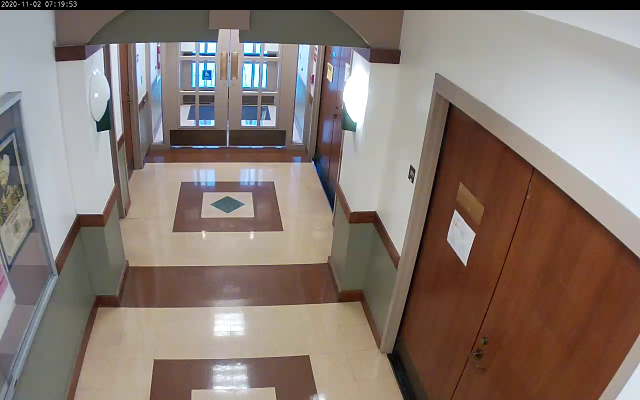
#> input picture Occupancy Calculation/Sample Files/intial_frame.png, 1280 x 800 px, given in place of vlc-record-2021-10-19-16h33m12s-06h09m54s.avi-.mp4, which was not available (shown at 1/2 size)
$ jupyter execute --allow-errors 'TB Map Sample.ipynb'   (shell and % lines are left out)   (text cells are left out)
#> lines starting #> are read from the running program, lines starting #| are printed output that depends on the picture; pictures that were not available may be replaced by others from this repository, and a replacement may not be noted
[cell 1]
import matplotlib.pyplot as plt
import numpy as np
import scipy as sp
import imageio
import matplotlib.pyplot as plt
import os
import glob
import skimage.morphology
import imageio
import matplotlib.image as mpimg
import cv2
from timeit import default_timer as timer
import skimage.io
import tabloo
import pandasgui

[cell 2]
from pandasgui import show

[cell 3]
# [24 lines left out: function create_skewed_image, not called in this run]

[cell 4]
# [11 lines left out: functions warp_calibrated_coord, warp_skewed_coord, not called in this run]

def calibrate_image(image, box):

    x = box[3][0]-box[0][0]
    y = box[3][1]-box[0][1]
    diff_angle = np.tan(y/x)
    height, width = image.shape[:2]
    x_center = box[0][0]+(box[3][0]-box[0][0])/2
    y_center = box[0][1]+(box[2][1]-box[0][1])/2
    center = (x_center, y_center)

    deg = np.rad2deg(diff_angle)
    M = cv2.getRotationMatrix2D( center = center,angle =  deg,scale = 1 )
    rotated = cv2.warpAffine(image, M, dsize=(width,height))
    return rotated,M

[cell 5]
color = (0, 0, 255)
thickness = 2

plt.figure(figsize=(20,12))
intial_frame_se = cv2.imread(r'F:\Thomas and Brown Data\intial_frames\intial_frame_se.png')
intial_frame_se_2 = cv2.imread(r'C:\Users\P Dog\Downloads\intial_frame_se_cap_2.png')
print(np.shape(intial_frame_se))
# [4 lines of commented-out code are left out]

p1_se = (300, 300)
p2_se = (150, 799)
p3_se = (800,799)
p4_se = (608, 298)

intial_frame_se = cv2.line(intial_frame_se, p1_se, p2_se, color, thickness)
intial_frame_se = cv2.line(intial_frame_se, p1_se, p4_se, color, thickness)
intial_frame_se = cv2.line(intial_frame_se, p3_se, p4_se, color, thickness)


box_se = [p1_se,p2_se,p3_se,p4_se]
#> (the rest of this cell did not finish here and is left out)

[cell 6]
color = (0, 0, 255)
thickness = 2

plt.figure(figsize=(20,12))
intial_frame_se = cv2.imread(r'F:\Thomas and Brown Data\intial_frames\intial_frame_se.png')
print(np.shape(intial_frame_se))
#> further down, init_frame_SE is the input picture: shape (800, 1280, 3); mean B, G, R 114.1, 121.5, 134.9
# [4 lines of commented-out code are left out]

p1_se = (300, 300)
p2_se = (150, 799)
p3_se = (800,799)
p4_se = (608, 298)

intial_frame_se = cv2.line(intial_frame_se, p1_se, p2_se, color, thickness)
intial_frame_se = cv2.line(intial_frame_se, p1_se, p4_se, color, thickness)
intial_frame_se = cv2.line(intial_frame_se, p3_se, p4_se, color, thickness)


box_se = [p1_se,p2_se,p3_se,p4_se]
#> (the rest of this cell did not finish here and is left out)

[cell 7]
csv_file_name = r'C:\Users\P Dog\Downloads\two_subjects.csv'
print(csv_file_name)

[cell 8]
# [4 lines left out: function translate_coord, not called in this run]

[cell 9]
import csv
import pandas as pd
import datetime
# def get_max_detections(csv_list):

def interpret_csv_data(file_path):
    detection_mat = []
    max_in_frame = 0
    with open(file_path, newline='') as csvfile:
        det_row = []
        reader = csv.reader(csvfile)

        for row in reader:


            if len(row)>max_in_frame:
                max_in_frame = len(row)
            if len(row)>1:
                det_row = [(row[0])]

                for i in range(1,len(row)):
                    split = row[i].split(',')
                    c1 = ''
                    c2 = ''
                    for val in split[0]:
                        if val.isdigit():
                            c1+=val
                    c1 = int(c1)
                    for val in split[1]:
                        if val.isdigit():
                            c2 += val
                    c2 =int(c2)
                    det_row+=[(c1,c2)]
            else:
                det_row = [(row[0])]


            detection_mat += [det_row]

        return detection_mat,max_in_frame
#> (the rest of this cell did not finish here and is left out)

[cell 10]
# [6 lines of commented-out code are left out]

[cell 11]
def godd_anex_exit_composite(init_frame_SE,init_frame_NW,init_frame_SW):

    scale_percent = 80 # percent of original size
    width = int(init_frame_SW.shape[1] * scale_percent / 100)
#> width = 1024
    height = int(init_frame_SW.shape[0] * scale_percent / 100)
#> height = 640
    dim = (width, height)
#> dim = (1024, 640)

    # resize image
    resized_sw = cv2.resize(init_frame_SW, dim, interpolation = cv2.INTER_AREA)
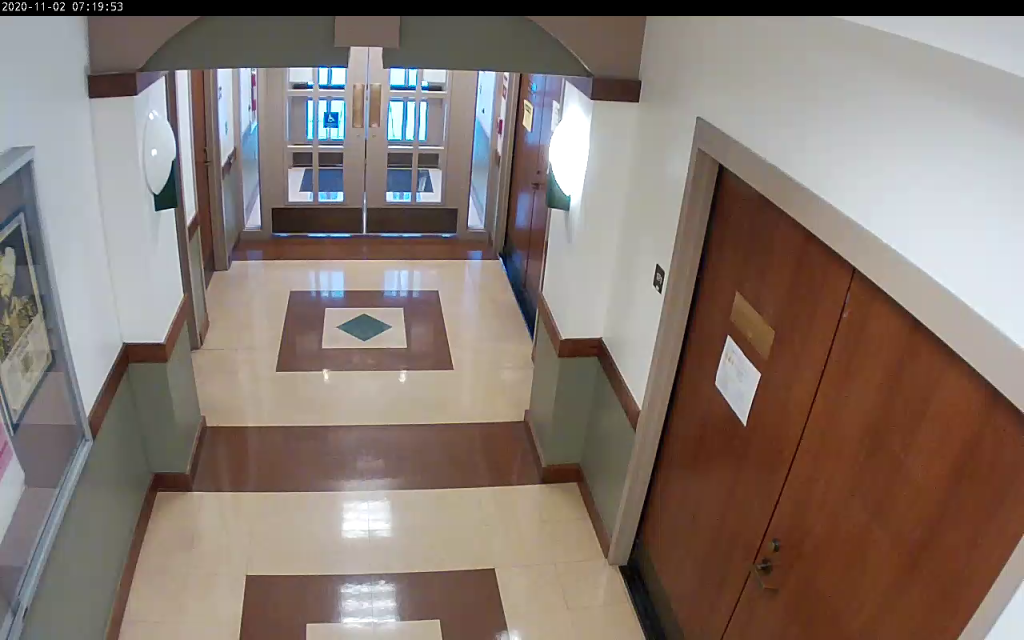
#> resized_sw: shape (640, 1024, 3); mean B, G, R 114.1, 121.5, 134.9
    resized_se = cv2.resize(init_frame_SE, dim, interpolation = cv2.INTER_AREA)

    stacked_feed = np.zeros((np.shape(init_frame_NW)[0],np.shape(init_frame_NW)[1]+np.shape(resized_sw)[1],3)).astype(np.uint8)
    stacked_feed[0:np.shape(init_frame_NW)[0],0:np.shape(init_frame_NW)[1]]=init_frame_NW.astype(np.uint8)
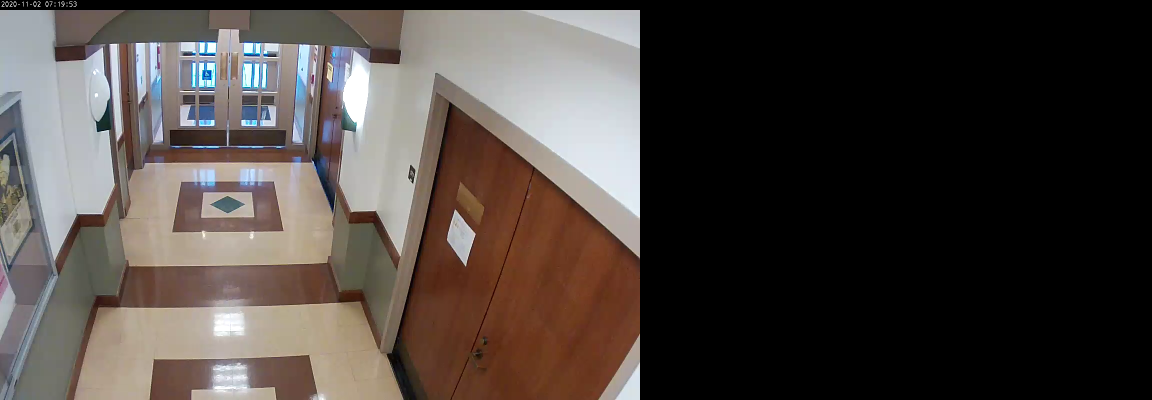
#> stacked_feed: shape (800, 2304, 3) (shown at 1/2 size); mean B, G, R 63.4, 67.5, 74.9
    stacked_feed[0:np.shape(resized_sw)[0],np.shape(init_frame_NW)[1]:np.shape(stacked_feed)[1]]=resized_sw.astype(np.uint8)
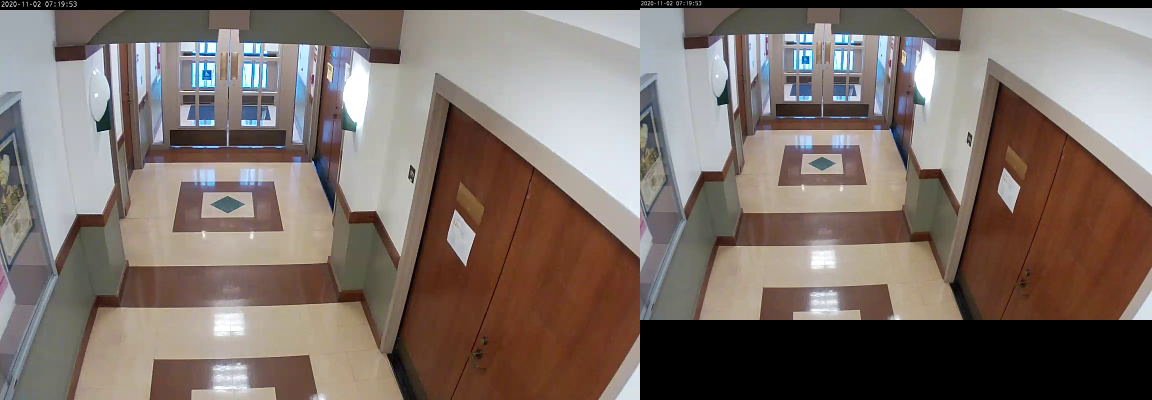
#> stacked_feed: shape (800, 2304, 3) (shown at 1/2 size); mean B, G, R 103.9, 110.7, 122.9
    stacked_feed[np.shape(resized_sw)[0]:np.shape(stacked_feed)[0],np.shape(init_frame_NW)[1]:np.shape(stacked_feed)[1]]=resized_se.astype(np.uint8)

    return stacked_feed

cap_se = cv2.VideoCapture(r'C:\Users\P Dog\Videos\vlc-record-2021-10-19-16h33m12s-06h09m54s.avi-.mp4')
cap_nw = cv2.VideoCapture(r'F:\Thomas and Brown Data\Goddard Annex N Exit 11_2_2020 4 05 00 AM.avi')
cap_sw = cv2.VideoCapture(r'F:\Thomas and Brown Data\Goddard Annex SW Exit 11_2_2020 4 05 00 AM.avi')
ret, init_frame_SE = cap_se.read()
ret, init_frame_NW = cap_nw.read()
ret, init_frame_SW = cap_sw.read()
#> (the rest of this cell did not finish here and is left out)

[cell 12]
# [5 lines left out: function calculate_distance, not called in this run]

[cell 13]
def generate_sloped_bound(p1,slope_start,slope_end):
    pass

[cell 14]
print((True and False and True))

[cell 15]
from shapely.geometry import Polygon
from shapely.geometry import Point

[cell 16]
sample = np.zeros((100,100,3))
p1 = (20,20)
p2 = (80,25)
p3 = (40,80)
p4 = (20,80)
coord = (25,30)
poly = [[p1,p2,p3,p4]]

cv2.circle(sample, coord, 2, (0, 0,1), 2)
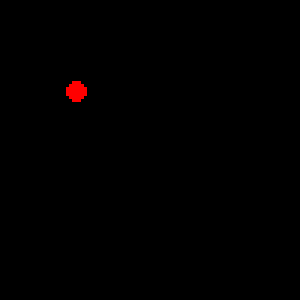
#> sample: shape (100, 100, 3) float64 (shown 3 times larger); mean of channels 0, 1, 2 0, 0, 0.0037; drawn as B, G, R
cv2.line(sample, p1, p2, (0,0,255), thickness)
cv2.line(sample, p2, p3, (0,0,255), thickness)
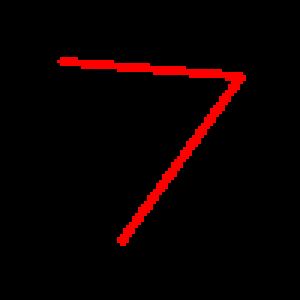
#> sample: shape (100, 100, 3) float64 (shown 3 times larger); mean of channels 0, 1, 2 0, 0, 10.3; drawn as B, G, R
cv2.line(sample, p3, p4, (0,0,255), thickness)
cv2.line(sample, p4, p1, (0,0,255), thickness)
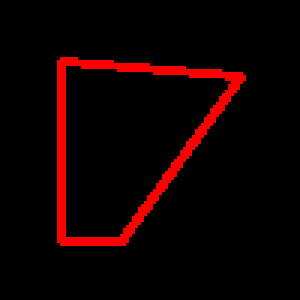
#> sample: shape (100, 100, 3) float64 (shown 3 times larger); mean of channels 0, 1, 2 0, 0, 16.2; drawn as B, G, R
plt.imshow(sample)

def poly_bound(coord, regions):
#> called with coord = (25, 30)
    coord = Point(coord)
    for region in regions:
        poly = Polygon(region)
        if poly.contains(coord):
            return True

    return False

print(poly_bound(coord,poly))
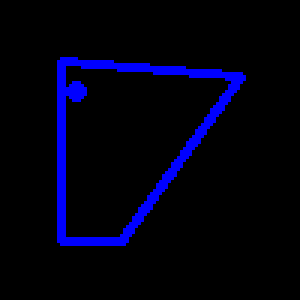
#> shown: shape (100, 100, 3) float64 (shown 3 times larger); mean R, G, B 0, 0, 0.0672

[cell 17]
import pandas as pd
def write_out_data(data, filename):
    print(file_name)
    data.to_csv(filename+' Data.csv',encoding='utf-8',index = False)

[cell 18]
class People:

    # [15 lines left out: function __init__, not called in this run]

    def add_exits(self,bound_coords,name):
        self.exits[name]=bound_coords

    def add_hallway(self,bound_coords,name):
        self.hallway[name]=bound_coords

    # [12 lines left out: functions add_person, delete_person, not called in this run]


    def add_coord_to_person(self, person_num, coords):
        people.person[person_num] = np.append(people.person[person_num],coords)
#         self.calc_total()

    def reset_person(self,person_cont):
        self.person[person_cont]= np.array([])


    # [86 lines left out: functions calculate_time_interval, process_position, not called in this run]

    def process_event(self,person_data):
            pass

# [7 lines of commented-out code are left out]


    # [5 lines left out: function calc_total, not called in this run]
#         for keys in self.person.keys():
#             if (len(self.person[keys]) != 0):
#                 self.total+=1


# #             if self.exit == 'room':
# #                 self.delete_person(person_id)

[cell 19]
str(datetime.timedelta(seconds=(53207)))

[cell 20]
class LocationHandler:
    # [6 lines left out: function __init__, not called in this run]


    def tally(self):
        self.global_count = self.ambigious + self.known
        # print('Total:',self.global_count)
        # print('Known:',self.known)
        # print('Ambigious:',self.ambigious)


    # [60 lines left out: function assign_event, not called in this run]

[cell 21]
from IPython.display import display,clear_output, HTML

[cell 22]
#SE Hallway

file_name = r'F:\Goddard Annex Week Final Blurred\Final Data TPR\01 24 22 SE blurred filtered 99 confidence 2'
print(file_name + '.avi')
#> (the rest of this cell did not finish here and is left out)

[cell 23]
# thresh = np.array(['50000','100000','200000'])
tpr_n = np.array([95.37,94.15,89.42])
tpr_sw = np.array([99.93,99.97,99.32])
tpr_se = np.array([98.74,97.81,95.93])
# fig = plt.figure(figsize=(15,10))

plt.figure(figsize=(15,10))

plt.ylim(85, 100)
#> (the rest of this cell did not finish here and is left out)

[cell 24]
cap = cv2.VideoCapture(r'C:\Users\P Dog\Downloads\SW Exit 11.08.2021 Rec 1.avi')


SW_EXIT    = [ [(400, 0),(750,0), (750, 400), (400, 400)]]

SW_OFFICE  = [ [(700,401),(1280,401),(1280,649),(725,649)]  ]

SW_HALLWAY = [ [(0,650),(1280,650),(1280,801),(0,801)]  ]

#Grab first and second frame
ret, intial_frame_sw= cap.read()

cv2.polylines(intial_frame_sw,np.int32([SW_OFFICE]), isClosed=True, color=(0,255,0) , thickness = 2)


cv2.polylines(intial_frame_sw,np.int32([SW_HALLWAY]), isClosed=True, color=(255,0,0) , thickness = 2)
cv2.polylines(intial_frame_sw,np.int32([SW_EXIT]), isClosed=True, color=(0,0,255) , thickness = 2)

plt.figure(figsize=(20,12))

cv2.putText(intial_frame_sw, 'Exit', (405,395), cv2.FONT_HERSHEY_SIMPLEX, 1, (255,0,0), 2)
cv2.putText(intial_frame_sw, 'Hallway', (p1_se[0]+450,p1_se[1]+250), cv2.FONT_HERSHEY_SIMPLEX, .75, (0,255,0), 2)
cv2.putText(intial_frame_sw, 'Hallway', p2_se, cv2.FONT_HERSHEY_SIMPLEX, .75, (0,0,255), 2)

im = plt.imshow(intial_frame_sw)

[cell 25]
#SW Hallway

file_name = r'F:\Goddard Annex Week Final Blurred\Final Data TPR\01 27 22 SW'
print(file_name + '.avi')
#> (the rest of this cell did not finish here and is left out)

[cell 26]
cap = cv2.VideoCapture(r'C:\Users\P Dog\Downloads\12 6 North .avi')


N_EXIT    = [ [(250, 0),(600,0), (600, 400), (250, 400)]]

N_OFFICE  = [ [(601,390),(1280,390),(1280,649),(725,649)] ,
              [(0,390),(249,390),(100,649),(0,649)]  ]

N_HALLWAY = [ [(0,800),(801,800),(1281,1281),(0,1281)]  ]

#Grab first and second frame
ret, intial_frame_sw= cap.read()

cv2.polylines(intial_frame_sw,np.int32([N_OFFICE[0]]), isClosed=True, color=(0,255,0) , thickness = 3)
cv2.polylines(intial_frame_sw,np.int32([N_OFFICE[1]]), isClosed=True, color=(0,255,0) , thickness = 3)
cv2.polylines(intial_frame_sw,np.int32([N_HALLWAY]), isClosed=True, color=(255,0,0) , thickness = 3)
cv2.polylines(intial_frame_sw,np.int32([N_EXIT]), isClosed=True, color=(0,0,255) , thickness = 3)

plt.figure(figsize=(20,12))
cv2.putText(intial_frame_sw, 'Office', (119,650), cv2.FONT_HERSHEY_SIMPLEX, 1.5, (0,255,0), 3)
cv2.putText(intial_frame_sw, 'Exit',  (250, 390), cv2.FONT_HERSHEY_SIMPLEX, 1.5, (0,0,255), 3)
cv2.putText(intial_frame_sw, 'Office', (580,649), cv2.FONT_HERSHEY_SIMPLEX, 1.5, (0,255,0), 3)
cv2.putText(intial_frame_sw, 'Hallway', (0,790), cv2.FONT_HERSHEY_SIMPLEX, 1.5, (255,0,0), 3)

im = plt.imshow(intial_frame_sw)

[cell 27]
file_name = r'F:\Goddard Annex Week Final Blurred\Final Data TPR\01 25 22 N blurred k'
#> (the rest of this cell did not finish here and is left out)

[cell 28]
pd.set_option("display.max_rows", None, "display.max_columns", None)

plt.figure(figsize=(20,15))
#> (the rest of this cell did not finish here and is left out)

[cell 29]
(86400-18000)/900

[cell 30]
import pandas as pd
import datetime
import numpy as np
# [41 lines left out: function create_occupancy_plot, not called in this run]

[cell 31]
plt.figure(figsize=(65,32))
day_array = ['January 24, 2022','January 25, 2022','January 26, 2022','January 27, 2022','January 28, 2022','January 29, 2022','January 30, 2022',]
i =1
#> (the rest of this cell did not finish here and is left out)

[cell 32]
import pandas as pd
import datetime
import numpy as np


def heat_map(day_file):
    godd_map = cv2.imread(r'F:\Thomas and Brown Data\goddard floor plan.png')
    godd_marked = godd_map.copy()
    pd.set_option("display.max_rows", None, "display.max_columns", None)


    circle_scale = 10
    alpha = 0.5 # Transparency factor.
    image_new = godd_map.copy()
    directory = os.listdir(day_file)
    print(directory)
    se_rad_in = 0
    se_rad_out = 0
    sw_rad_in = 0
    sw_rad_out = 0
    n_rad_in = 0
    n_rad_out = 0
    for hallway_event in directory:

        all_events = pd.DataFrame({})
        event = pd.read_csv(day_file + '/' + hallway_event)
        all_events = all_events.append(event)


        all_events = all_events.sort_values(by=['start'])
        all_events = all_events.reset_index(drop = True )


        in_oc = 0
        out_oc = 0
        if len(all_events) == 0:
            row=[0,0,0,0,'Void']
            all_events.loc[0]= row
        for occ in all_events['ambigious']:
            if occ == 1:
                in_oc +=1
            if occ == -1:
                out_oc +=1


        if all_events['location'][0] == 'N':
            n_rad_in = in_oc
            n_rad_out = out_oc
            if in_oc > out_oc:
                cv2.circle(godd_marked, (1065,200), in_oc*circle_scale, (0, 0, 255), -1)
                cv2.circle(godd_marked, (1070,200), out_oc*circle_scale, (255, 0, 0), -1)

            else:
                cv2.circle(godd_marked, (1065,200), out_oc*circle_scale, (255, 0, 0), -1)
                cv2.circle(godd_marked, (1065,200), in_oc*circle_scale, (0, 0, 255), -1)


        if all_events['location'][0] == 'SE':
            se_rad_in = in_oc
            se_rad_out = out_oc
            if in_oc > out_oc:

                cv2.circle(godd_marked, (1505,700), in_oc*circle_scale, (0, 0, 255), -1)
                cv2.circle(godd_marked, (1505,700), out_oc*circle_scale, (255, 0, 0), -1)
            else:
                cv2.circle(godd_marked, (1505,700), out_oc*circle_scale, (255, 0, 0), -1)
                cv2.circle(godd_marked, (1505,700), in_oc*circle_scale, (0, 0, 255), -1)


        if all_events['location'][0] == 'SW':
            sw_rad_in = in_oc
            sw_rad_out = out_oc
            if in_oc > out_oc:
                cv2.circle(godd_marked, (930,700), in_oc*circle_scale, (0, 0, 255), -1)
                cv2.circle(godd_marked, (930,700), out_oc*circle_scale, (255, 0, 0), -1)
            else:
                cv2.circle(godd_marked, (930,700), out_oc*circle_scale, (255, 0, 0), -1)
                cv2.circle(godd_marked, (930,700), in_oc*circle_scale, (0, 0, 255), -1)


    image_new = cv2.addWeighted(godd_marked, alpha, image_new, 1 - alpha, 0)


    rgb_im = image_new.copy()
    rgb_im[:,:,0] = image_new[:,:,2]
    rgb_im[:,:,2] = image_new[:,:,0]
    cv2.putText(rgb_im, 'Key:', (0,20), cv2.FONT_HERSHEY_SIMPLEX, 1, (0,0,0),2)
    cv2.putText(rgb_im, 'Red: Entry', (0,60), cv2.FONT_HERSHEY_SIMPLEX, 1, (255,0,0),2)
    cv2.putText(rgb_im, 'Blue: Exit', (0,100), cv2.FONT_HERSHEY_SIMPLEX, 1, (0,0,255),2)
    cv2.putText(rgb_im, 'In: {}'.format(n_rad_in), (1065,230+np.max([n_rad_out,n_rad_in])*circle_scale), cv2.FONT_HERSHEY_SIMPLEX, 1, (255,0,0),2)
    cv2.putText(rgb_im, 'Out: {}'.format(n_rad_out), (1065,255+np.max([n_rad_out,n_rad_in])*circle_scale),cv2.FONT_HERSHEY_SIMPLEX, 1, (0,0,255),2)
    cv2.putText(rgb_im, 'In: {}'.format(se_rad_in), (1505,720+np.max([se_rad_out,se_rad_in])*circle_scale), cv2.FONT_HERSHEY_SIMPLEX, 1, (255,0,0),2)
    cv2.putText(rgb_im, 'Out: {}'.format(se_rad_out), (1505,745+np.max([se_rad_out,se_rad_in])*circle_scale),cv2.FONT_HERSHEY_SIMPLEX, 1, (0,0,255),2)
    cv2.putText(rgb_im, 'In: {}'.format(sw_rad_in), (930,720+np.max([sw_rad_out,sw_rad_in])*circle_scale), cv2.FONT_HERSHEY_SIMPLEX, 1, (255,0,0),2)
    cv2.putText(rgb_im, 'Out: {}'.format(sw_rad_out), (930,745+np.max([sw_rad_out,sw_rad_in])*circle_scale),cv2.FONT_HERSHEY_SIMPLEX, 1, (0,0,255),2)
    return rgb_im

[cell 33]
day_file = r'F:\Goddard Annex Week Final Blurred\Final Data Output\01 27 22'
plt.figure(figsize=(20,15))
#> (the rest of this cell did not finish here and is left out)

[cell 34]
def create_occupancy_plot_single_day(day_file):

    pd.set_option("display.max_rows", None, "display.max_columns", None)


    all_events = pd.DataFrame({})

    event = pd.read_csv(day_file)
    all_events = all_events.append(event)

    all_events = all_events.sort_values(by=['start'])
    all_events = all_events.reset_index(drop = True )


    x = 0
    if len(all_events) == 0:
        row=[0,0,0,0,'Void']
        all_events.loc[0]= row


    # intial_time = all_events['start'][0]

    y_axis = []
    x_axis = []


    w = (np.where(all_events['ambigious']<=1))

    for j in w[0]:
        event_time = all_events['start'][j]

        x_axis += [str(datetime.timedelta(seconds=event_time))]
        y_axis += [all_events['ambigious'][j]]

    for time in all_events['start']:
        repeated = np.where(time == all_events['start'])[0]

        if len(repeated)>1:
            for index in repeated:
                print(index)
                print(x_axis[index])


    return y_axis, x_axis

[cell 35]
day_file = r'F:\Goddard Annex Week Final Blurred\Final Data Output\01 28 22\01 28 22 N blurred Data.csv'
#> (the rest of this cell did not finish here and is left out)

[cell 36]
import pytesseract
# [9 lines left out: function get_time_stamp, not called in this run]

[cell 37]
cap = cv2.VideoCapture(r'C:\Users\P Dog\Downloads\SE Exit 11.08.2021 Rec 1.avi')


SW_EXIT    = [ [(400, 0),(750,0), (750, 400), (400, 400)]]

SW_OFFICE  = [ [(700,401),(1280,401),(1280,801),(1001,801),(1001,649),(725,649)]  ]

SW_HALLWAY = [ [(0,650),(1000,650),(1000,801),(0,801)]  ]

#Grab first and second frame
ret, intial_frame_sw= cap.read()

cv2.polylines(intial_frame_sw,np.int32([SW_OFFICE]), isClosed=True, color=(0,255,0) , thickness = 2)


cv2.polylines(intial_frame_sw,np.int32([SW_HALLWAY]), isClosed=True, color=(255,0,0) , thickness = 2)
cv2.polylines(intial_frame_sw,np.int32([SW_EXIT]), isClosed=True, color=(0,0,255) , thickness = 2)
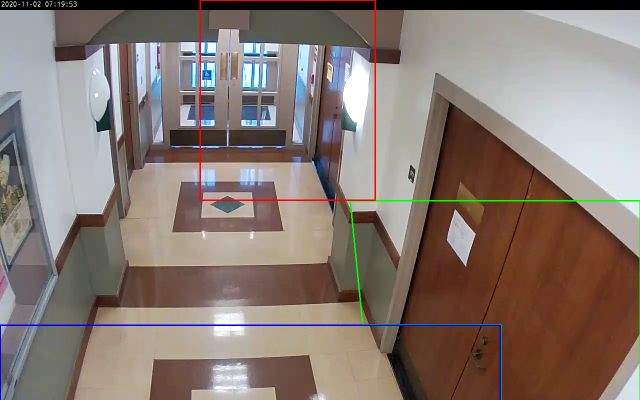
#> intial_frame_sw: shape (800, 1280, 3) (shown at 1/2 size); mean B, G, R 113.9, 121.1, 134.5

plt.figure(figsize=(20,12))
im = plt.imshow(intial_frame_sw)
# print(get_time_stamp(intial_frame_sw))
